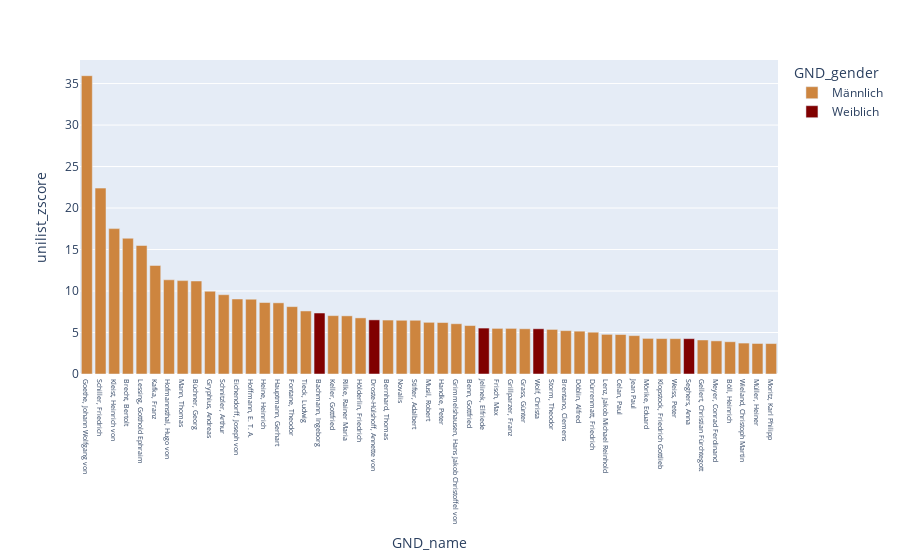
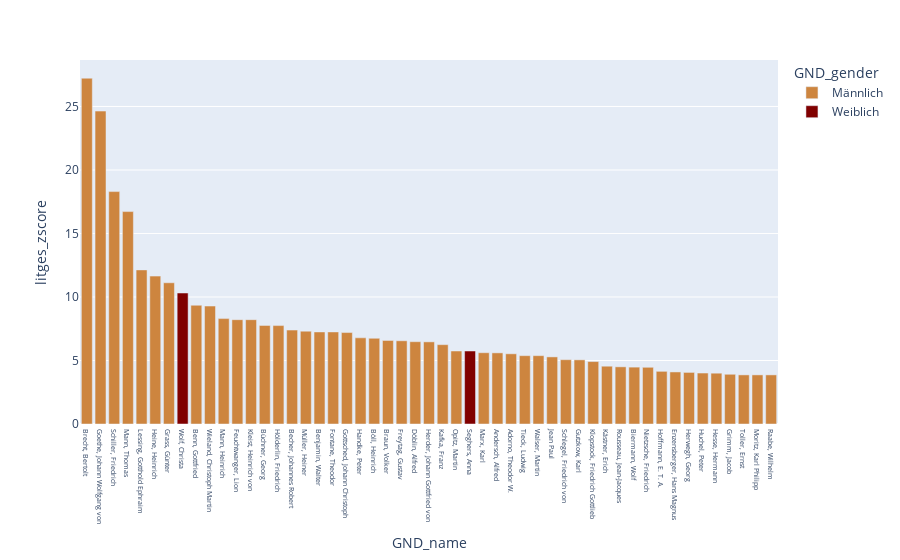
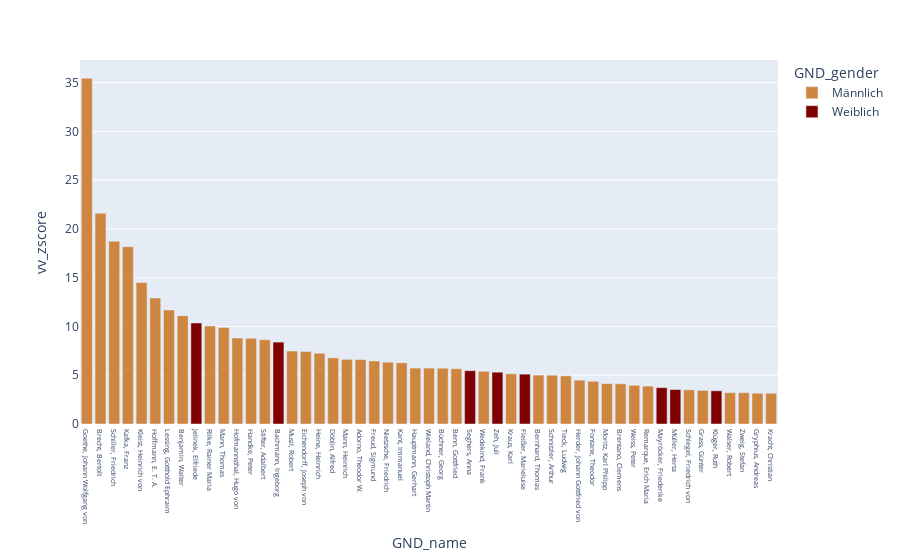
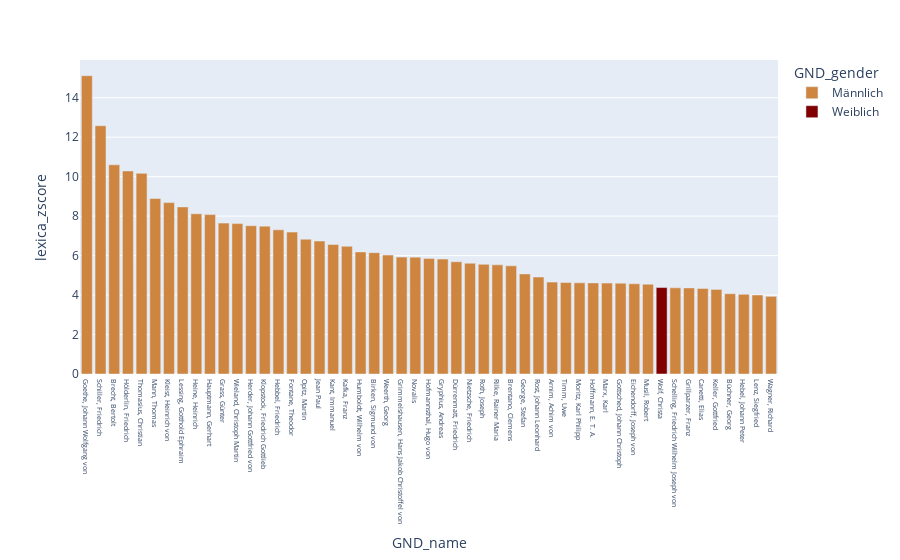

Notebook source saved alongside these figures, in order:
### Code cell
for primary_indicator, secondary_indicators in all_indicator_dict.items():
    visualize_top(data, primary_indicator+'_zscore', n_top = 50)

### Figure 1 — Plotly figure (JSON) as saved in the notebook; plotly's stock layout.template omitted (floating-point values rounded to 4 significant figures)
{"data": [{"alignmentgroup": "True", "hovertemplate": "GND_gender=Männlich<br>GND_name=%{x}<br>unilist_zscore=%{y}<extra></extra>", "legendgroup": "Männlich", "marker": {"color": "peru", "pattern": {"shape": ""}}, "name": "Männlich", "offsetgroup": "Männlich", "orientation": "v", "showlegend": true, "textposition": "auto", "type": "bar", "x": ["Goethe, Johann Wolfgang von", "Schiller, Friedrich", "Kleist, Heinrich von", "Brecht, Bertolt", "Lessing, Gotthold Ephraim", "Kafka, Franz", "Hofmannsthal, Hugo von", "Mann, Thomas", "Büchner, Georg", "Gryphius, Andreas", "Schnitzler, Arthur", "Eichendorff, Joseph von", "Hoffmann, E. T. A.", "Heine, Heinrich", "Hauptmann, Gerhart", "Fontane, Theodor", "Tieck, Ludwig", "Keller, Gottfried", "Rilke, Rainer Maria", "Hölderlin, Friedrich", "Bernhard, Thomas", "Novalis", "Stifter, Adalbert", "Musil, Robert", "Handke, Peter", "Grimmelshausen, Hans Jakob Christoffel von", "Benn, Gottfried", "Frisch, Max", "Grillparzer, Franz", "Grass, Günter", "Storm, Theodor", "Brentano, Clemens", "Döblin, Alfred", "Dürrenmatt, Friedrich", "Lenz, Jakob Michael Reinhold", "Celan, Paul", "Jean Paul", "Mörike, Eduard", "Klopstock, Friedrich Gottlieb", "Weiss, Peter", "Gellert, Christian Fürchtegott", "Meyer, Conrad Ferdinand", "Böll, Heinrich", "Wieland, Christoph Martin", "Müller, Heiner", "Moritz, Karl Philipp"], "xaxis": "x", "y": [35.95, 22.4, 17.52, 16.36, 15.48, 13.08, 11.35, 11.25, 11.21, 9.974, 9.558, 9.04, 9.012, 8.613, 8.578, 8.12, 7.597, 7.034, 7.009, 6.762, 6.5, 6.475, 6.475, 6.228, 6.203, 6.057, 5.837, 5.497, 5.497, 5.452, 5.374, 5.225, 5.162, 5.036, 4.778, 4.757, 4.626, 4.291, 4.269, 4.261, 4.101, 3.992, 3.888, 3.727, 3.678, 3.668], "yaxis": "y"}, {"alignmentgroup": "True", "hovertemplate": "GND_gender=Weiblich<br>GND_name=%{x}<br>unilist_zscore=%{y}<extra></extra>", "legendgroup": "Weiblich", "marker": {"color": "maroon", "pattern": {"shape": ""}}, "name": "Weiblich", "offsetgroup": "Weiblich", "orientation": "v", "showlegend": true, "textposition": "auto", "type": "bar", "x": ["Bachmann, Ingeborg", "Droste-Hülshoff, Annette von", "Jelinek, Elfriede", "Wolf, Christa", "Seghers, Anna"], "xaxis": "x", "y": [7.348, 6.523, 5.534, 5.452, 4.259], "yaxis": "y"}], "layout": {"barmode": "relative", "legend": {"title": {"text": "GND_gender"}, "tracegroupgap": 0}, "margin": {"t": 60}, "xaxis": {"anchor": "y", "categoryorder": "total descending", "domain": [0, 1], "tickfont": {"size": 7}, "title": {"text": "GND_name"}}, "yaxis": {"anchor": "x", "domain": [0, 1], "title": {"text": "unilist_zscore"}}}}

### Figure 2 — Plotly figure (JSON) as saved in the notebook; plotly's stock layout.template omitted (floating-point values rounded to 4 significant figures)
{"data": [{"alignmentgroup": "True", "hovertemplate": "GND_gender=Männlich<br>GND_name=%{x}<br>litges_zscore=%{y}<extra></extra>", "legendgroup": "Männlich", "marker": {"color": "peru", "pattern": {"shape": ""}}, "name": "Männlich", "offsetgroup": "Männlich", "orientation": "v", "showlegend": true, "textposition": "auto", "type": "bar", "x": ["Brecht, Bertolt", "Goethe, Johann Wolfgang von", "Schiller, Friedrich", "Mann, Thomas", "Lessing, Gotthold Ephraim", "Heine, Heinrich", "Grass, Günter", "Benn, Gottfried", "Wieland, Christoph Martin", "Mann, Heinrich", "Feuchtwanger, Lion", "Kleist, Heinrich von", "Büchner, Georg", "Hölderlin, Friedrich", "Becher, Johannes Robert", "Müller, Heiner", "Benjamin, Walter", "Fontane, Theodor", "Gottsched, Johann Christoph", "Handke, Peter", "Böll, Heinrich", "Braun, Volker", "Freytag, Gustav", "Döblin, Alfred", "Herder, Johann Gottfried von", "Kafka, Franz", "Opitz, Martin", "Marx, Karl", "Andersch, Alfred", "Adorno, Theodor W.", "Tieck, Ludwig", "Walser, Martin", "Jean Paul", "Schlegel, Friedrich von", "Gutzkow, Karl", "Klopstock, Friedrich Gottlieb", "Kästner, Erich", "Rousseau, Jean-Jacques", "Biermann, Wolf", "Nietzsche, Friedrich", "Hoffmann, E. T. A.", "Enzensberger, Hans Magnus", "Herwegh, Georg", "Huchel, Peter", "Hesse, Hermann", "Grimm, Jacob", "Toller, Ernst", "Moritz, Karl Philipp", "Raabe, Wilhelm"], "xaxis": "x", "y": [27.23, 24.64, 18.3, 16.72, 12.13, 11.64, 11.12, 9.349, 9.288, 8.299, 8.214, 8.214, 7.762, 7.749, 7.396, 7.31, 7.249, 7.249, 7.2, 6.785, 6.748, 6.578, 6.552, 6.48, 6.467, 6.248, 5.747, 5.613, 5.6, 5.527, 5.381, 5.381, 5.283, 5.063, 5.051, 4.916, 4.55, 4.501, 4.477, 4.465, 4.147, 4.098, 4.062, 4.013, 4.001, 3.915, 3.866, 3.866, 3.866], "yaxis": "y"}, {"alignmentgroup": "True", "hovertemplate": "GND_gender=Weiblich<br>GND_name=%{x}<br>litges_zscore=%{y}<extra></extra>", "legendgroup": "Weiblich", "marker": {"color": "maroon", "pattern": {"shape": ""}}, "name": "Weiblich", "offsetgroup": "Weiblich", "orientation": "v", "showlegend": true, "textposition": "auto", "type": "bar", "x": ["Wolf, Christa", "Seghers, Anna"], "xaxis": "x", "y": [10.31, 5.747], "yaxis": "y"}], "layout": {"barmode": "relative", "legend": {"title": {"text": "GND_gender"}, "tracegroupgap": 0}, "margin": {"t": 60}, "xaxis": {"anchor": "y", "categoryorder": "total descending", "domain": [0, 1], "tickfont": {"size": 7}, "title": {"text": "GND_name"}}, "yaxis": {"anchor": "x", "domain": [0, 1], "title": {"text": "litges_zscore"}}}}

### Figure 3 — Plotly figure (JSON) as saved in the notebook; plotly's stock layout.template omitted (floating-point values rounded to 4 significant figures)
{"data": [{"alignmentgroup": "True", "hovertemplate": "GND_gender=Männlich<br>GND_name=%{x}<br>vv_zscore=%{y}<extra></extra>", "legendgroup": "Männlich", "marker": {"color": "peru", "pattern": {"shape": ""}}, "name": "Männlich", "offsetgroup": "Männlich", "orientation": "v", "showlegend": true, "textposition": "auto", "type": "bar", "x": ["Goethe, Johann Wolfgang von", "Brecht, Bertolt", "Schiller, Friedrich", "Kafka, Franz", "Kleist, Heinrich von", "Hoffmann, E. T. A.", "Lessing, Gotthold Ephraim", "Benjamin, Walter", "Rilke, Rainer Maria", "Mann, Thomas", "Hofmannsthal, Hugo von", "Handke, Peter", "Stifter, Adalbert", "Musil, Robert", "Eichendorff, Joseph von", "Heine, Heinrich", "Döblin, Alfred", "Mann, Heinrich", "Adorno, Theodor W.", "Freud, Sigmund", "Nietzsche, Friedrich", "Kant, Immanuel", "Hauptmann, Gerhart", "Wieland, Christoph Martin", "Büchner, Georg", "Benn, Gottfried", "Wedekind, Frank", "Kraus, Karl", "Bernhard, Thomas", "Schnitzler, Arthur", "Tieck, Ludwig", "Herder, Johann Gottfried von", "Fontane, Theodor", "Moritz, Karl Philipp", "Brentano, Clemens", "Weiss, Peter", "Remarque, Erich Maria", "Schlegel, Friedrich von", "Grass, Günter", "Walser, Robert", "Zweig, Stefan", "Gryphius, Andreas", "Kracht, Christian"], "xaxis": "x", "y": [35.45, 21.61, 18.74, 18.18, 14.51, 12.92, 11.69, 11.11, 10.05, 9.884, 8.812, 8.782, 8.643, 7.479, 7.433, 7.257, 6.782, 6.628, 6.606, 6.461, 6.338, 6.276, 5.733, 5.733, 5.718, 5.665, 5.403, 5.143, 5.014, 4.998, 4.937, 4.492, 4.378, 4.14, 4.125, 3.965, 3.887, 3.505, 3.452, 3.214, 3.214, 3.153, 3.153], "yaxis": "y"}, {"alignmentgroup": "True", "hovertemplate": "GND_gender=Weiblich<br>GND_name=%{x}<br>vv_zscore=%{y}<extra></extra>", "legendgroup": "Weiblich", "marker": {"color": "maroon", "pattern": {"shape": ""}}, "name": "Weiblich", "offsetgroup": "Weiblich", "orientation": "v", "showlegend": true, "textposition": "auto", "type": "bar", "x": ["Jelinek, Elfriede", "Bachmann, Ingeborg", "Seghers, Anna", "Zeh, Juli", "Fleißer, Marieluise", "Mayröcker, Friederike", "Müller, Herta", "Klüger, Ruth"], "xaxis": "x", "y": [10.36, 8.399, 5.465, 5.313, 5.113, 3.727, 3.536, 3.406], "yaxis": "y"}], "layout": {"barmode": "relative", "legend": {"title": {"text": "GND_gender"}, "tracegroupgap": 0}, "margin": {"t": 60}, "xaxis": {"anchor": "y", "categoryorder": "total descending", "domain": [0, 1], "tickfont": {"size": 7}, "title": {"text": "GND_name"}}, "yaxis": {"anchor": "x", "domain": [0, 1], "title": {"text": "vv_zscore"}}}}

### Figure 4 — Plotly figure (JSON) as saved in the notebook; plotly's stock layout.template omitted (floating-point values rounded to 4 significant figures)
{"data": [{"alignmentgroup": "True", "hovertemplate": "GND_gender=Männlich<br>GND_name=%{x}<br>lexica_zscore=%{y}<extra></extra>", "legendgroup": "Männlich", "marker": {"color": "peru", "pattern": {"shape": ""}}, "name": "Männlich", "offsetgroup": "Männlich", "orientation": "v", "showlegend": true, "textposition": "auto", "type": "bar", "x": ["Goethe, Johann Wolfgang von", "Schiller, Friedrich", "Brecht, Bertolt", "Hölderlin, Friedrich", "Thomasius, Christian", "Mann, Thomas", "Kleist, Heinrich von", "Lessing, Gotthold Ephraim", "Heine, Heinrich", "Hauptmann, Gerhart", "Grass, Günter", "Wieland, Christoph Martin", "Herder, Johann Gottfried von", "Klopstock, Friedrich Gottlieb", "Hebbel, Friedrich", "Fontane, Theodor", "Opitz, Martin", "Jean Paul", "Kant, Immanuel", "Kafka, Franz", "Humboldt, Wilhelm von", "Birken, Sigmund von", "Weerth, Georg", "Grimmelshausen, Hans Jakob Christoffel von", "Novalis", "Hofmannsthal, Hugo von", "Gryphius, Andreas", "Dürrenmatt, Friedrich", "Nietzsche, Friedrich", "Roth, Joseph", "Rilke, Rainer Maria", "Brentano, Clemens", "George, Stefan", "Rost, Johann Leonhard", "Arnim, Achim von", "Timm, Uwe", "Moritz, Karl Philipp", "Hoffmann, E. T. A.", "Marx, Karl", "Gottsched, Johann Christoph", "Eichendorff, Joseph von", "Musil, Robert", "Schelling, Friedrich Wilhelm Joseph von", "Grillparzer, Franz", "Canetti, Elias", "Keller, Gottfried", "Büchner, Georg", "Hebel, Johann Peter", "Lenz, Siegfried", "Wagner, Richard"], "xaxis": "x", "y": [15.12, 12.58, 10.6, 10.29, 10.17, 8.89, 8.684, 8.466, 8.118, 8.078, 7.646, 7.621, 7.515, 7.493, 7.306, 7.19, 6.832, 6.738, 6.563, 6.473, 6.186, 6.149, 6.025, 5.924, 5.922, 5.858, 5.826, 5.688, 5.612, 5.559, 5.531, 5.479, 5.072, 4.915, 4.656, 4.637, 4.62, 4.617, 4.608, 4.603, 4.572, 4.553, 4.366, 4.364, 4.335, 4.286, 4.068, 4.04, 4.003, 3.937], "yaxis": "y"}, {"alignmentgroup": "True", "hovertemplate": "GND_gender=Weiblich<br>GND_name=%{x}<br>lexica_zscore=%{y}<extra></extra>", "legendgroup": "Weiblich", "marker": {"color": "maroon", "pattern": {"shape": ""}}, "name": "Weiblich", "offsetgroup": "Weiblich", "orientation": "v", "showlegend": true, "textposition": "auto", "type": "bar", "x": ["Wolf, Christa"], "xaxis": "x", "y": [4.382], "yaxis": "y"}], "layout": {"barmode": "relative", "legend": {"title": {"text": "GND_gender"}, "tracegroupgap": 0}, "margin": {"t": 60}, "xaxis": {"anchor": "y", "categoryorder": "total descending", "domain": [0, 1], "tickfont": {"size": 7}, "title": {"text": "GND_name"}}, "yaxis": {"anchor": "x", "domain": [0, 1], "title": {"text": "lexica_zscore"}}}}
